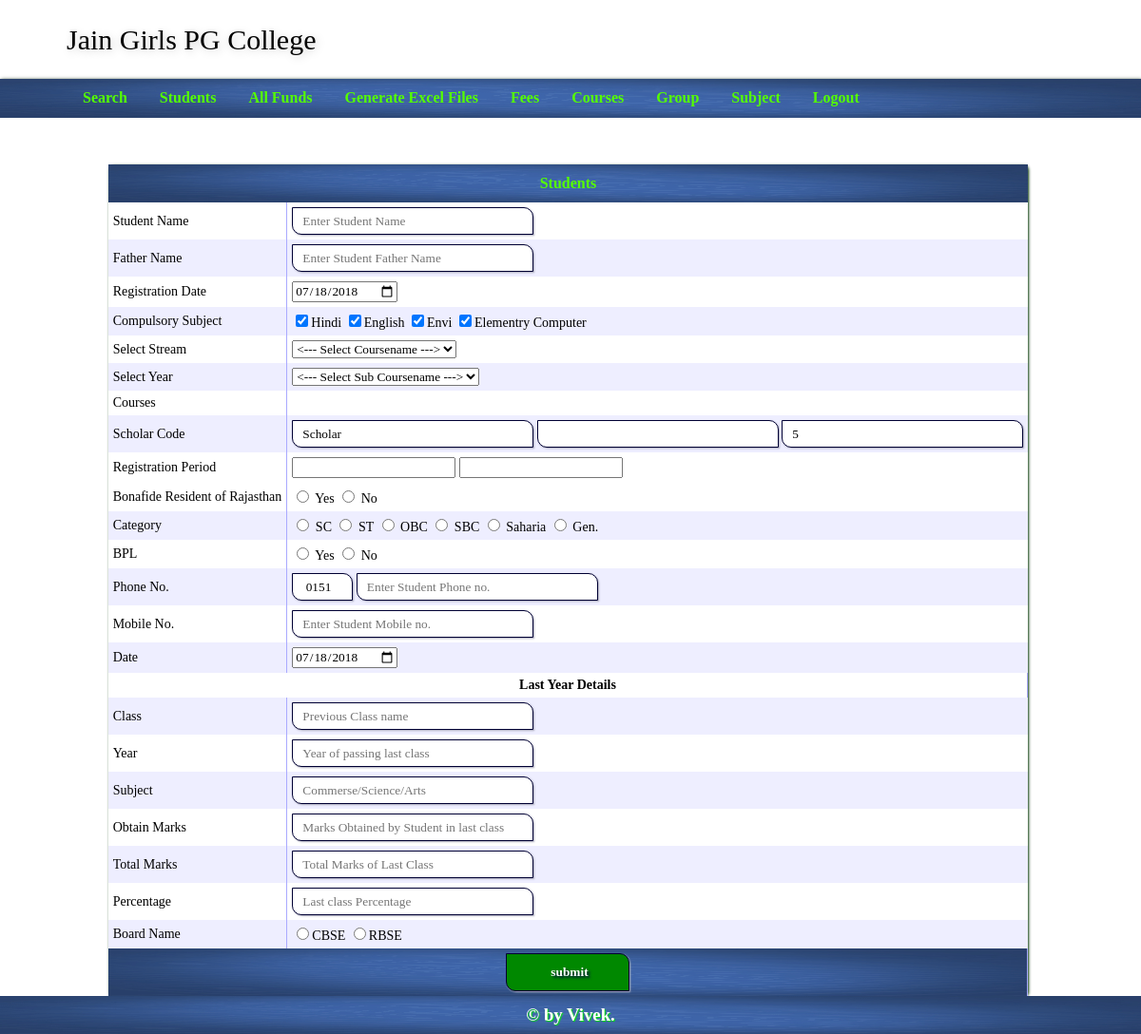
/index.php?mod=register&do=student (signed in), run on the app's committed database.
### tables this page shows
CREATE TABLE IF NOT EXISTS `compulsorysubject` (
  `id` int(11) NOT NULL AUTO_INCREMENT,
  `subname` varchar(255) NOT NULL,
  PRIMARY KEY (`id`)
);

CREATE TABLE IF NOT EXISTS `student1` (
  `id` int(6) NOT NULL AUTO_INCREMENT,
  `name` varchar(50) DEFAULT NULL,
  `cid` int(6) DEFAULT NULL,
  `fname` varchar(50) DEFAULT NULL,
  `optsubject` varchar(500) NOT NULL,
  `scid` int(4) NOT NULL,
  `regyear` varchar(10) NOT NULL,
  `resident` enum('y','n') NOT NULL,
  `category` enum('sc','st','obc','sbc','saharia','gen') NOT NULL,
  `bpl` enum('y','n') NOT NULL,
  `std` varchar(5) NOT NULL,
  `phone` varchar(8) NOT NULL,
  `mobile` varchar(11) NOT NULL,
  `class` varchar(20) NOT NULL,
  `year` varchar(11) NOT NULL,
  `subject` varchar(50) NOT NULL,
  `obtain` int(11) NOT NULL,
  `total` int(11) NOT NULL,
  `percentage` int(11) NOT NULL,
  `board_name` varchar(100) NOT NULL,
  `dt` date NOT NULL,
  `cid_change` int(11) NOT NULL,
  `scid_change` int(11) NOT NULL,
  `optsub_change` varchar(500) NOT NULL,
  `refund_reson` varchar(500) NOT NULL,
  `refund_date` datetime NOT NULL,
  `refund_fees` varchar(10) NOT NULL,
  `old_cid` varchar(5) NOT NULL,
  `old_scid` varchar(5) NOT NULL,
  `old_subject` varchar(300) NOT NULL,
  `scholarcode` int(11) NOT NULL,
  `submitDate` date NOT NULL,
  `compulsorysubject` varchar(255) NOT NULL,
  PRIMARY KEY (`id`),
  KEY `cid` (`cid`)
);

### index.php (called while the page is built, shortened)
<?php
	$theam="axixa";
	$mod="login";
	$do="login";
	include_once("function.php");
	include_once("header.php");
	if(isset($_SESSION['login_details']) || isset($_SESSION['login_check']))
	{
		if(isset($_GET['mod'])){
			$mod=$_GET['mod'];
			$do=$_GET['do'];
		}
	}
	include_once("module/$mod/$do.php");
	include_once("footer.php");
?>

### function.php (called while the page is built, shortened)
<?php
	function getlastRrcord()
	{
		$con=mysqli_connect(HOSTNAME,USERNAME,PASSWORD,DB);
		 $data=mysqli_fetch_assoc(mysqli_query($con,"select scholarcode from student1 order by id desc limit 1"));
		 return ($data['scholarcode']);
	}
?>

### module/register/student.php (the view, shortened to what this page needs)
<?php
	$studentdata="";
	$id="";
		?>
<form method="post" enctype="multipart/form-data">
  <table cellspacing="0px" class="<?php echo $theam;?>_form">
    <tr>
      <td colspan="2">Students</td>
    </tr>
    <tr>
      <td> Student Name </td>
      <td><input type="text" placeholder="Enter Student Name" name="name" value="<?php if(isset($studentdata['name']) && $studentdata['name']){echo $studentdata['name'];}?>" required>
      </td>
    </tr>
    <tr>
      <td>Father Name</td>
      <td><input type="text" placeholder="Enter Student Father Name" value="<?php if(isset($studentdata['fname']) && $studentdata['fname']){echo $studentdata['fname'];}?>" name="fname" required ></td>
    </tr>
    <tr>
      <td>Registration Date</td>
      <td><input type="date" name="submitDate" value="<?php if(isset($studentdata['submitDate'])&&$studentdata['submitDate']){echo $studentdata['submitDate'];} else{echo date('Y-m-d');}?>"></td>
    </tr>
    <tr>
    <td>Compulsory Subject</td>
    <td>
    <?php		$crs=mysqli_query($con,"select id,subname from compulsorysubject ");
			while($csdata=mysqli_fetch_assoc($crs)){
				?>
                <input type="checkbox" value="<?php if(isset($csdata['subname']) && $csdata['subname']){echo $csdata['subname'];}?>" name="compulsorysubject[]" checked><?php echo $csdata['subname'];?>
                <?php } ?>
    </td>
    </tr>
    <tr id="hcid" <?php if($id){?> style="display:none;"<?php }?>>
      <td> Select Stream </td>
      <td><select name="cid" id="cid" onchange="course(this.value,'','')">
          <option value=""><--- Select Coursename ---></option>
        </select></td>
    </tr>
    <tr id="hscid" <?php if($id){?> style="display:none;"<?php }?>>
      <td> Select Year </td>
      <td id="scid"><select name="scid">
          <option value=""><--- Select Sub Coursename ---></option>
        </select></td>
    </tr>
    <tr id="hsubject" <?php if($id){?> style="display:none;"<?php }?>>
      <td>Courses</td>
      <td id="courses"></td>
    </tr>
    <tr>
      <td>Scholar Code</td>
      <td><input type="text" readonly value="Scholar"/>
        <input type="text" id="classcode" readonly value="<?php echo $studentdata['classcode']?>"/>
        <input type="text" required placeholder="Enter Scholar Id" value="<?php if(isset($studentdata['scholarcode']) && $studentdata['scholarcode']){echo $studentdata['scholarcode'];} else {  echo getlastRrcord()+1;}?>" name="scholarcode"></td>
    </tr>
    <tr>
      <td>Registration Period</td>
      <td><input type="number" name="regyear[]" onChange="increase_year(this.value)" value="<?php if(isset($studentdata['regyear']) && $studentdata['regyear']){echo substr($studentdata['regyear'],0,strpos($studentdata['regyear'],'-'));}?>">
        <input type="number" id="year" value="<?php if(isset($studentdata['regyear']) && $studentdata['regyear']){echo substr($studentdata['regyear'],strpos($studentdata['regyear'],'-')+1);}?>" name="regyear[]"></td>
    </tr>
    <tr>
      <td>Bonafide Resident of Rajasthan</td>
      <td><input type="radio" name="resident" <?php if(isset($studentdata['resident']) && $studentdata['resident']=='y'){?> checked<?php }?> value="y">
        Yes
        <input type="radio" <?php if(isset($studentdata['resident']) && $studentdata['resident']=='n'){?> checked<?php }?> name="resident" value="n">
        No</td>
    </tr>
    <tr>
      <td>Category</td>
      <td><input type="radio" name="category" <?php if(isset($studentdata['category'])&&$studentdata['category']=='sc'){?> checked<?php }?> value="sc">
        SC
        <input type="radio" name="category" <?php if(isset($studentdata['category'])&&$studentdata['category']=='st'){?> checked<?php }?> value="st">
        ST
        <input type="radio" name="category" <?php if(isset($studentdata['category'])&&$studentdata['category']=='obc'){?> checked<?php }?> value="obc">
        OBC
        <input type="radio" name="category" <?php if(isset($studentdata['category'])&&$studentdata['category']=='sbc'){?> checked<?php }?> value="sbc">
        SBC
        <input type="radio" name="category" <?php if(isset($studentdata['category'])&&$studentdata['category']=='saharia'){?> checked<?php }?> value="saharia">
        Saharia
        <input type="radio"  name="category" <?php if(isset($studentdata['category'])&&$studentdata['category']=='gen'){?> checked<?php }?> value="gen">
        Gen. </td>
    </tr>
    <tr>
      <td>BPL</td>
      <td><input type="radio" name="bpl" <?php if(isset($studentdata['bpl'])&&$studentdata['bpl']=='y'){?> checked<?php }?> value="y">
        Yes
        <input type="radio" name="bpl" value="n">
        No</td>
    </tr>
    <tr>
      <td>Phone No.</td>
      <td><input type="text" style="width:50px;" name="std" value="<?php if(isset($studentdata['std'])&&$studentdata['std']){echo $studentdata['std'];}else{?> 0151 <?php }?>">
        <input type="text" placeholder="Enter Student Phone no." value="<?php if(isset($studentdata['std'])&&$studentdata['std']){echo $studentdata['phone'];}?>" name="phone"></td>
    </tr>
    <tr>
      <td>Mobile No.</td>
      <td><input type="text" placeholder="Enter Student Mobile no." value="<?php if(isset($studentdata['std'])&&$studentdata['std']){echo $studentdata['mobile'];}?>" name="mobile"></td>
    </tr>
    <tr>
      <td>Date</td>
      <td><input type="date" name="dt" value="<?php if(isset($studentdata['dt'])&&$studentdata['dt']){echo $studentdata['dt'];} else{echo date('Y-m-d');}?>"></td>
    </tr>
    <tr>
      <td colspan="2" align="center"><strong>Last Year Details</strong></td>
    </tr>
    <tr>
      <td>Class</td>
      <td><input type="text" placeholder="Previous Class name" value="<?php if(isset($studentdata['class'])&&$studentdata['class']){echo $studentdata['class'];}?>" name="class"></td>
    </tr>
    <tr>
      <td>Year</td>
      <td><input type="text" placeholder="Year of passing last class" value="<?php if(isset($studentdata['year'])&&$studentdata['year']){echo $studentdata['year'];}?>" name="year"></td>
    </tr>
    <tr>
      <td>Subject</td>
      <td><input type="text" placeholder="Commerse/Science/Arts" value="<?php if(isset($studentdata['subject'])&&$studentdata['subject']){ echo $studentdata['subject'];}?>" name="subject"></td>
    </tr>
    <tr>
      <td>Obtain Marks</td>
      <td><input type="text" placeholder="Marks Obtained by Student in last class" value="<?php if(isset($studentdata['obtain'])&&$studentdata['obtain']){echo $studentdata['obtain'];}?>" name="obtain"></td>
    </tr>
    <tr>
      <td>Total Marks</td>
      <td><input type="text" placeholder="Total Marks of Last Class" value="<?php if(isset($studentdata['total'])&&$studentdata['total']){echo $studentdata['total'];}?>" name="total"></td>
    </tr>
    <tr>
      <td>Percentage</td>
      <td><input type="text" placeholder="Last class Percentage" value="<?php if(isset($studentdata['percentage'])&&$studentdata['percentage']){echo $studentdata['percentage'];}?>" name="percentage"></td>
    </tr>
    <tr>
      <td>Board Name</td>
      <td>
	  <input type="radio" name="board_name" <?php if(isset($studentdata['board_name'])&&$studentdata['board_name']=='CBSE'){echo "checked";}?> value="CBSE">CBSE
	  <input type="radio" name="board_name" <?php if(isset($studentdata['board_name'])&&$studentdata['board_name']=='RBSE'){echo "checked";}?> value="RBSE">RBSE
    </tr>
    <tr>
      <td colspan="2"><input type="submit" value="submit"></td>
    </tr>
  </table>
</form>

### css/axixa_style.css (style rules this page uses)
* { font-family:Verdana; }
body,nav,ul,li,h1,h3,h2 { margin:0; padding:0; }
input[type=text],input[type=password],input[type=submit],input[type=passowrd],input[type=email],textarea { border:1px solid #003; box-shadow:1px 1px 2px #aab; min-height:25px; border-radius:0 10px 0 10px; width:240px; padding-left:10px; }
input[type=submit] { width:130px; background-color:#080; height:40px; cursor:pointer; color:#fff; text-shadow:2px 2px 3px #004; font-weight:bold; }
#axixa_wrapper .axixa_list,#axixa_wrapper .axixa_form { margin:0 auto; box-shadow:1px 1px 3px #030; min-width:500px; background-color:#030; border-radius:5px; }
#axixa_wrapper .axixa_list tr:first-child,#axixa_wrapper .axixa_form tr:first-child,#axixa_wrapper .axixa_form tr:last-child { background-image:url(back.png); background-size:100% 100%; color:#5F0; height:40px; text-align:center; font-weight:bold; font-size:16px; }
#axixa_wrapper .axixa_list tr:nth-child(odd),#axixa_wrapper .axixa_form tr:nth-child(odd) { background-color:#eef; }
#axixa_wrapper .axixa_form tr:first-child>td:first-child { border-right:0; }
#axixa_wrapper .axixa_form tr>td:first-child { border-right:1px solid #aaf; }
#axixa_wrapper .axixa_form tr>td { padding:5px; }
#axixa_wrapper .axixa_list tr,#axixa_wrapper .axixa_form tr { background-color:#fff; min-height:40px; font-size:14px; }

### data on the page
compulsorysubject: subname "☑", subname "Hindi"
compulsorysubject: subname "☑", subname "English"
compulsorysubject: subname "☑", subname "Envi"
compulsorysubject: subname "☑", subname "Elementry Computer"
student1: scholarcode "5"
